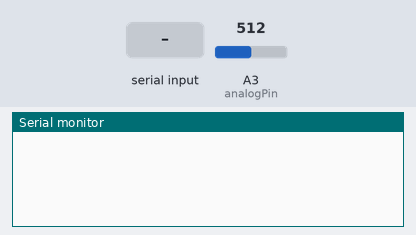
Bench run of a sketch on a simulated Arduino Uno, built with avr-gcc and run on an emulated ATmega328P. Shown: the last lines printed to the serial monitor. The test bench sets the inputs (shaded band); at power-on: A3 (analogPin) = 512.

Above: at 1.2 s.
1.3 s: "g" received over Serial
At 2.5 s:
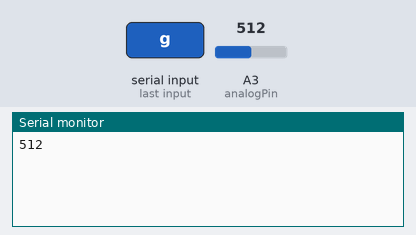
2.8 s: "c" received over Serial
At 3.8 s:
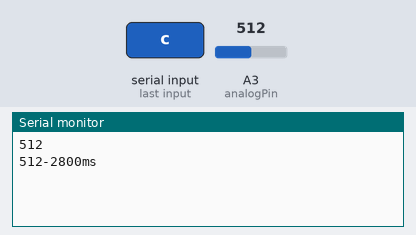

Measured:
- after the input at 1.3 s, the serial monitor: prints a new line at once (image 1)
- after the input at 2.8 s, the serial monitor: prints a new line at once (image 2)

The sketch:

ard.ino
```cpp
int analogPin = 3;
int data = 0;
char userInput;
unsigned long currentTime = 0;  // 32-bit positive numbers. About 50 days of data logging.2^32
unsigned long prevTime = 0;


void setup() {
  // put your setup code here, to run once:
  Serial.begin(9600);
}

void loop() {
  // if data is in the serial buffer
  if (Serial.available()){
      userInput = Serial.read();

      if(userInput=='g'){
        data = analogRead(analogPin);
        Serial.println(data);
      }

      if(userInput=='c'){
        // This just shows time elapsed since last time. First time is from time the program started.
        prevTime = currentTime;
        currentTime = millis();

        data = analogRead(analogPin);
        Serial.print(data);
        Serial.print('-');
        Serial.print(currentTime-prevTime);
        Serial.println("ms");
      }
    }
}
```
